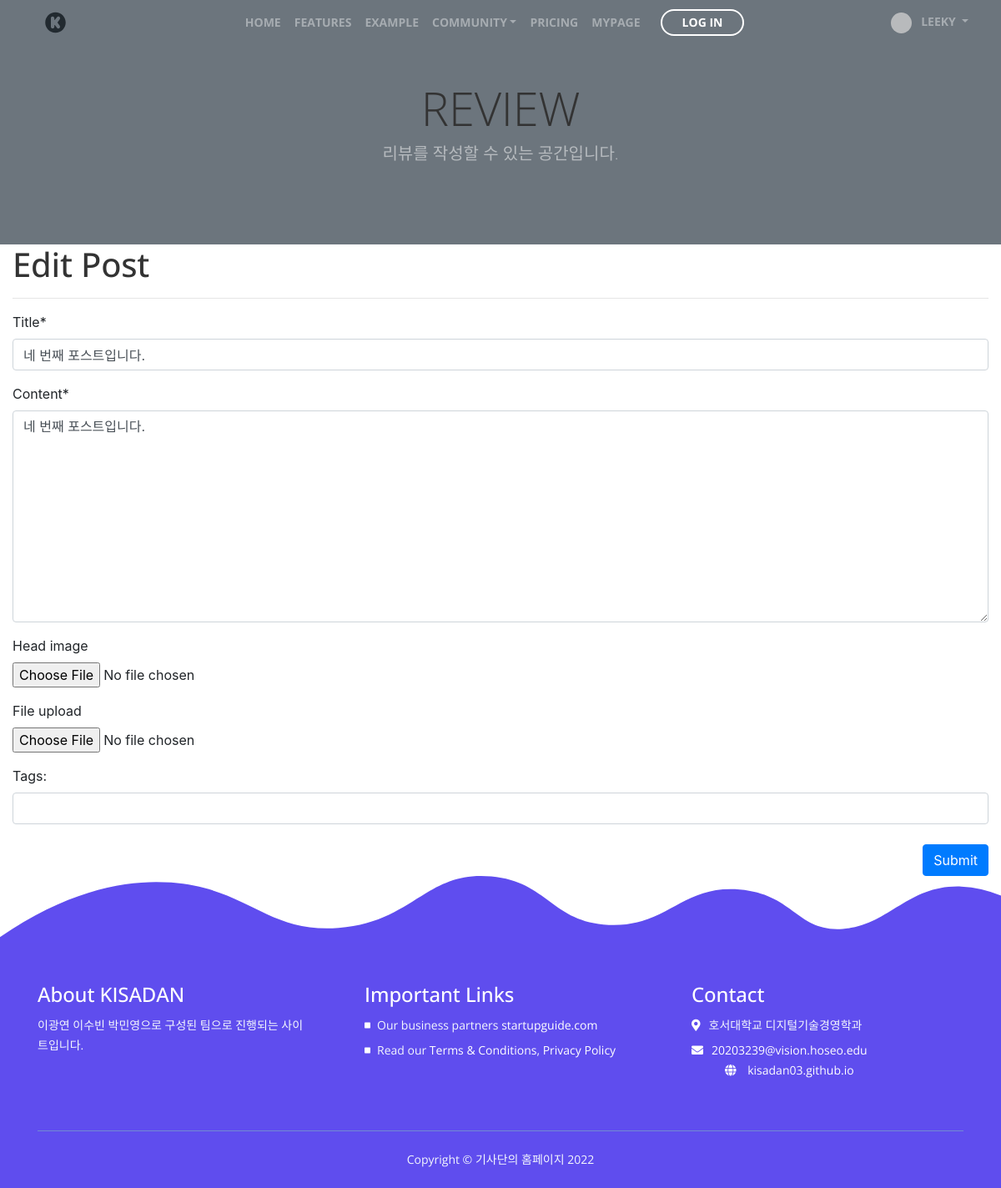
The app's page /review/update_post/10/ (signed in), older data.
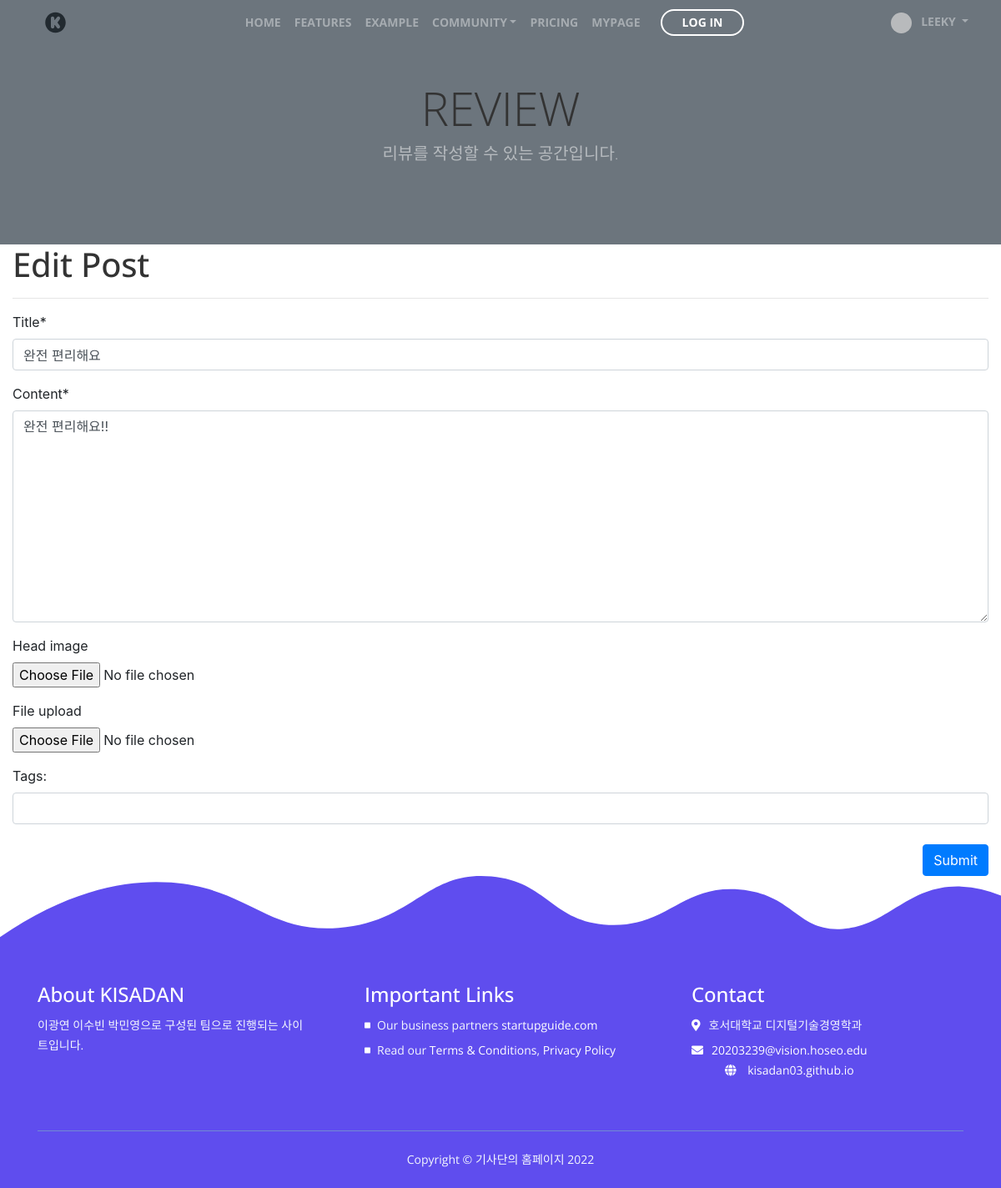
The same page, newer data.
### blog/models.py (models this page shows, shortened)
class Post(models.Model):
    title = models.CharField(max_length=30)
    content = MarkdownxField()
    head_image = models.ImageField(upload_to='blog/images/%Y/%m/%d/', blank=True)
    file_upload = models.FileField(upload_to='blog/files/%Y/%m/%d/', blank=True)
    created_at = models.DateTimeField(auto_now_add=True)
    updated_at = models.DateTimeField(auto_now=True)
    author = models.ForeignKey(User, on_delete=models.CASCADE)

### blog/views.py (the view)
# urls.py: path('update_post/<int:pk>/', views.PostUpdate.as_view()),
class PostUpdate(LoginRequiredMixin, UpdateView):
    model = Post
    fields = ['title', 'content', 'head_image', 'file_upload']
    template_name = 'blog/post_update_form.html'
    def dispatch(self, request, *args, **kwargs):
        if request.user.is_authenticated and request.user == self.get_object().author:
            return super(PostUpdate, self).dispatch(request, *args, **kwargs)
        else:
            raise PermissionDenied

### blog/templates/blog/post_update_form.html (shortened to what this page needs)
      {% extends 'blog/base_full_width.html' %}
      {% load crispy_forms_tags %}
      {% block main_area %}
          <h1>Edit Post</h1>
          <hr/>
      <form method="post" enctype="multipart/form-data">{% csrf_token %}
            {{ form | crispy }}
            <div id="div_id_tags_str">
                <label for="id_tags_str">Tags:</label>
                <input type="text" name="tags_str" id="id_tags_str" class="textinput textInput form-control"
                       value="{{ tags_str_default }}">
            </div>
            <br/>
          <button type="submit" class="btn btn-primary float-right">Submit</button>
      </form>
      {% endblock %}

Row changes from the older to the newer data that the page shows:
changed Post: title "네 번째 포스트입니다." → "완전 편리해요"; content "네 번째 포스트입니다." → "완전 편리해요!!"
